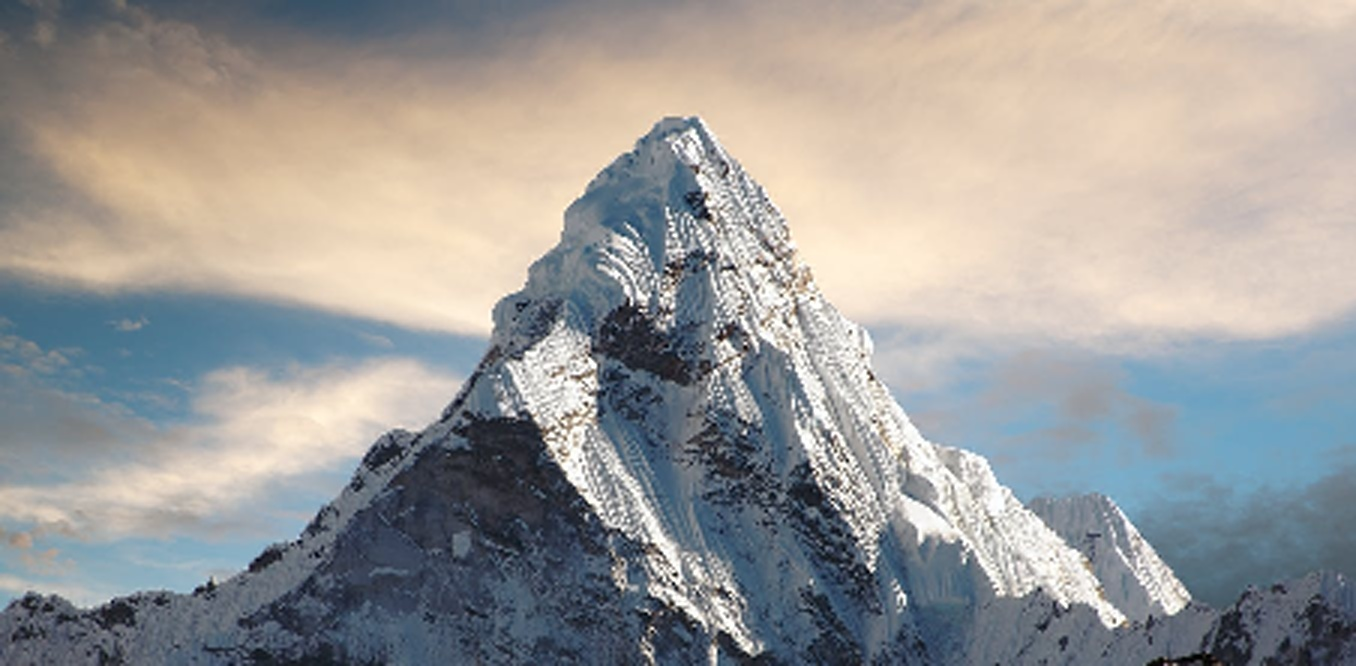
#> input picture pysrc/data/everest_cubic.jpg, 1356 x 666 px, given in place of butterfly_GT.bmp, which was not available
$ python utils.py
#> lines starting #> are read from the running program, lines starting #| are printed output that depends on the picture; pictures that were not available may be replaced by others from this repository, and a replacement may not be noted
#
# @rajeevp
#

import numpy as np
import cv2

class Utils(object):
    def __init__(self):
        np.random.seed(9076301)
        self.description = " Utilities"
        self.scale=3
        self.img_orig = None
        self.img_cubic = None
        self.img_srcnn = None
        self.img_srcnn_np = None
        self.pad = None

    def __str__(self):
        return self.description

    def ssim(self, im1, im2):
        mean1 = np.mean(im1)
        mean2 = np.mean(im2)
        var1 = np.var(im1)
        var2 = np.var(im2)
        covar = np.mean((im1-mean1)*(im2-mean2))
        c1 = np.square(0.01 * 255)
        c2 = np.square(0.03 * 255)
        num = (2 * mean1 * mean2 + c1) * (2 * covar + c2)
        denom = (mean1**2 + mean2**2 + c1) * (var1 + var2 + c2)
        val = num / denom
        return val


    def psnr(self, im1, im2):
        diff = (im1 - im2)**2.0
        val = 20*np.log10(255.0/np.sqrt(np.mean(diff)))
        return val

    def compare_images(self, img_orig, img_cubic, img_srcnn, img_srcnn_np):
#> called with img_orig = '../dataset/Test/Set5/butterfly_GT.bmp', img_cubic = './data/butterfly_GT_cubic.jpg', img_srcnn = './data/butterfly_GT_srcnn.jpg', img_srcnn_np = './data/butterfly_GT_srcnn_np.jpg'
        print("***** compare images *****")
        im = cv2.imread(img_orig, cv2.IMREAD_COLOR)
#> im is the input picture: shape (666, 1356, 3); mean B, G, R 153.6, 155, 155.9
        im = im[0:im.shape[0]-np.remainder(im.shape[0], self.scale),
                0:im.shape[1]-np.remainder(im.shape[1], self.scale),
                :]
        self.pad = int( ( im.shape[0] - ((im.shape[0]-9+1) -5+1) ) / 2 )
#> self.pad = 6
        self.img_orig = cv2.cvtColor(im, cv2.COLOR_BGR2YCrCb)[self.pad:-self.pad, self.pad:-self.pad, 0]
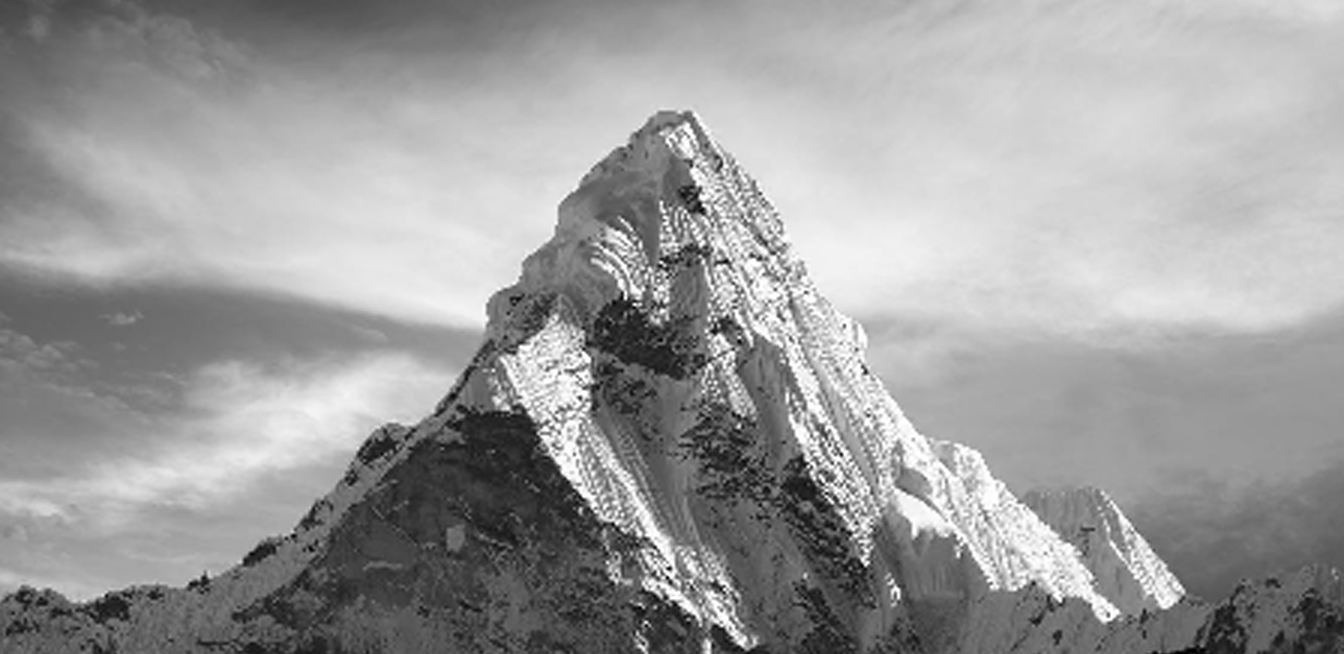
#> self.img_orig: shape (654, 1344); min 0, max 255, mean 156.1
        self.img_orig = self.img_orig.astype('float')

        im = cv2.imread(img_cubic, cv2.IMREAD_COLOR)
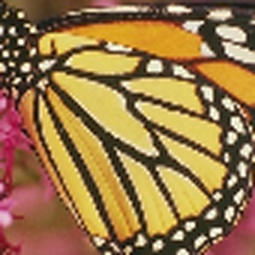
#> input picture pysrc/data/butterfly_GT_cubic.jpg, 255 x 255 px
#> im is the input picture: shape (255, 255, 3); mean B, G, R 72.8, 119.4, 153
        self.img_cubic = cv2.cvtColor(im, cv2.COLOR_BGR2YCrCb)[self.pad:-self.pad, self.pad:-self.pad, 0]
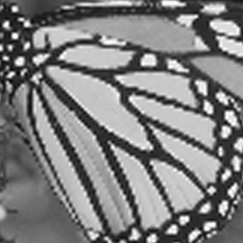
#> self.img_cubic: shape (243, 243); min 4, max 253, mean 127.4
        self.img_cubic = self.img_cubic.astype('float')

        im = cv2.imread(img_srcnn, cv2.IMREAD_COLOR)
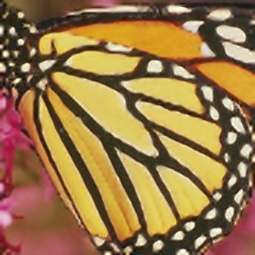
#> input picture pysrc/data/butterfly_GT_srcnn.jpg, 255 x 255 px
#> im is the input picture: shape (255, 255, 3); mean B, G, R 72.4, 119, 152.7
        self.img_srcnn = cv2.cvtColor(im, cv2.COLOR_BGR2YCrCb)[self.pad:-self.pad, self.pad:-self.pad, 0]
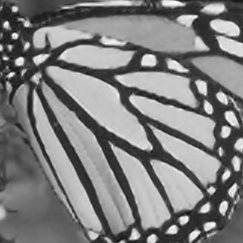
#> self.img_srcnn: shape (243, 243); min 11, max 252, mean 127
        self.img_srcnn = self.img_srcnn.astype('float')

        im = cv2.imread(img_srcnn, cv2.IMREAD_COLOR)
        self.img_srcnn_np = cv2.cvtColor(im, cv2.COLOR_BGR2YCrCb)[self.pad:-self.pad, self.pad:-self.pad, 0]
        self.img_srcnn_np = self.img_srcnn_np.astype('float')

        # Compare PSNR
        p0 = self.psnr(self.img_orig, self.img_cubic)
        p1 = self.psnr(self.img_orig, self.img_srcnn)
        p2 = self.psnr(self.img_orig, self.img_srcnn_np)
        d0 = 100.0*(p1-p0)/p0
        d1 = 100.0*(p2-p0)/p0
        print(img_orig.split("/")[-1], "Dimensions:", self.img_orig.shape)
        print("PSNR cubic: %f  srcnn   : %f  Improvement: %f percent"%(p0, p1, d0))
        print("PSNR cubic: %f  srcnn_np: %f  Improvement: %f percent"%(p0, p2, d1))

        # Compare SSIM
        p0 = self.ssim(self.img_orig, self.img_cubic)
        p1 = self.ssim(self.img_orig, self.img_srcnn)
        p2 = self.ssim(self.img_orig, self.img_srcnn_np)
        print("SSIM cubic: %f  srcnn   : %f  delta: %f"%(p0, p1, p1-p0))
        print("SSIM cubic: %f  srcnn_np: %f  delta: %f"%(p0, p2, p2-p0))

        # Compare MSE
        p0 = np.mean(np.square(self.img_orig - self.img_cubic))
        p1 = np.mean(np.square(self.img_orig - self.img_srcnn))
        p2 = np.mean(np.square(self.img_orig - self.img_srcnn_np))
        d0 = 100.0*(p1-p0)/p0
        d1 = 100.0*(p2-p0)/p0
        print("MSE cubic: %f  srcnn   : %f  Delta: %f percent"%(p0, p1, d0))
        print("MSE cubic: %f  srcnn_np: %f  Delta: %f percent"%(p0, p2, d1))


if __name__ == "__main__":
    obj = Utils()
#> (the run stopped early here; a loop or call above may not have finished)
